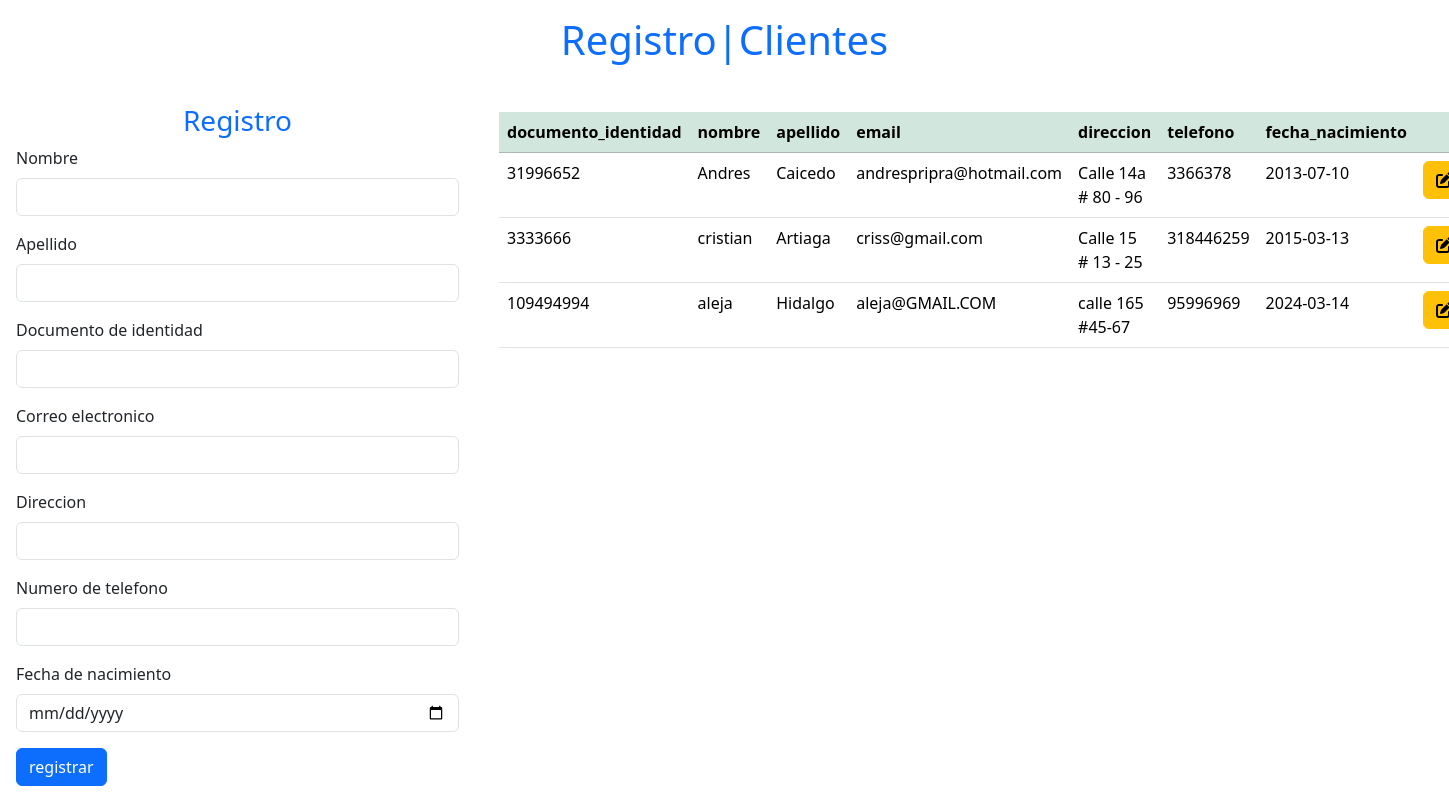
The page / on the database its author committed.
### tables this page shows
CREATE TABLE `clientes` (
  `id` int(11) UNSIGNED NOT NULL,
  `documento_identidad` varchar(20) NOT NULL,
  `nombre` varchar(255) NOT NULL,
  `apellido` varchar(191) NOT NULL,
  `email` varchar(191) NOT NULL,
  `direccion` varchar(191) NOT NULL,
  `telefono` int(10) NOT NULL,
  `fecha_nacimiento` date NOT NULL
);

### index.php (the view, shortened to what this page needs)
<!DOCTYPE html>
<html lang="en">
<head>
    <link href="https://cdn.jsdelivr.net/npm/bootstrap@5.3.3/dist/css/bootstrap.min.css" rel="stylesheet"
>
</head>
<body>
    <h1 class="text-center p-3 text-primary">Registro|Clientes</h1>
    <div class="container-fluid row">
        <form class="col-4 p-3" method="POST">
            <h3 class="text-center text-primary">Registro</h3>
            <div class="mb-3">
                <label for="exampleInputEmail1" class="form-label">Nombre</label>
                <input type="text" class="form-control" name="nombre">
            </div>
            <div class="mb-3">
                <label for="exampleInputEmail1" class="form-label">Apellido</label>
                <input type="text" class="form-control" name="apellido">
            </div>
            <div class="mb-3">
                <label for="exampleInputEmail1" class="form-label">Documento de identidad</label>
                <input type="text" class="form-control" name="documento_identidad">
            </div>
            <div class="mb-3">
                <label for="exampleInputEmail1" class="form-label">Correo electronico</label>
                <input type="email" class="form-control" name="email">
            </div>
            <div class="mb-3">
                <label for="exampleInputEmail1" class="form-label">Direccion</label>
                <input type="text" class="form-control" name="direccion">
            </div>
            <div class="mb-3">
                <label for="exampleInputEmail1" class="form-label">Numero de telefono</label>
                <input type="text" class="form-control" name="telefono">
            </div>
            <div class="mb-3">
                <label for="exampleInputEmail1" class="form-label">Fecha de nacimiento</label>
                <input type="date" class="form-control" name="fecha_nacimiento">
            </div>
            <button type="submit" class="btn btn-primary" name="btnregistrar" value="ok">registrar</button>
        </form>
        <div class="col-8 p-4">
            <table class="table">
                <thead class="table-success">
                    <tr>
                        <th scope="col">documento_identidad</th>
                        <th scope="col">nombre</th>
                        <th scope="col">apellido</th>
                        <th scope="col">email</th>
                        <th scope="col">direccion</th>
                        <th scope="col">telefono</th>
                        <th scope="col">fecha_nacimiento</th>
                        <th scope="col"></th>
                    </tr>
                </thead>
                <tbody>
                    <?php
                    include "modelo/conexion.php";
                    $sql = $conexion->query(" select * from clientes ");
                    while ($datos = $sql->fetch_object()) { ?>
                        <tr>
                            <td>
                                <?= $datos->documento_identidad ?>
                            </td>
                            <td>
                                <?= $datos->nombre ?>
                            </td>
                            <td>
                                <?= $datos->apellido ?>
                            </td>
                            <td>
                                <?= $datos->email ?>
                            </td>
                            <td>
                                <?= $datos->direccion ?>
                            </td>
                            <td>
                                <?= $datos->telefono ?>
                            </td>
                            <td>
                                <?= $datos->fecha_nacimiento ?>
                            </td>
                            <td style="white-space: nowrap;">
                                <a href="modificar_registro.php?documento_identidad=<?= $datos->documento_identidad ?>" class="btn btn-small btn-warning" style="margin-right: 5px;"><i
                                        class="fa-solid fa-pen-to-square"></i></a>
                            </td>
                        </tr>
                    <?php }
                    ?>
                </tbody>
            </table>
        </div>
    </div>
</body>
</html>

### rows shown on the page
clientes: documento_identidad "31996652", nombre "Andres", apellido "Caicedo", email "andrespripra@hotmail.com", direccion "Calle 14a # 80 - 96", telefono "3366378", fecha_nacimiento "2013-07-10"
clientes: documento_identidad "3333666", nombre "cristian", apellido "Artiaga", email "criss@gmail.com", direccion "Calle 15 # 13 - 25", telefono "318446259", fecha_nacimiento "2015-03-13"
clientes: documento_identidad "109494994", nombre "aleja", apellido "Hidalgo", email "aleja@GMAIL.COM", direccion "calle 165 #45-67", telefono "95996969", fecha_nacimiento "2024-03-14"
